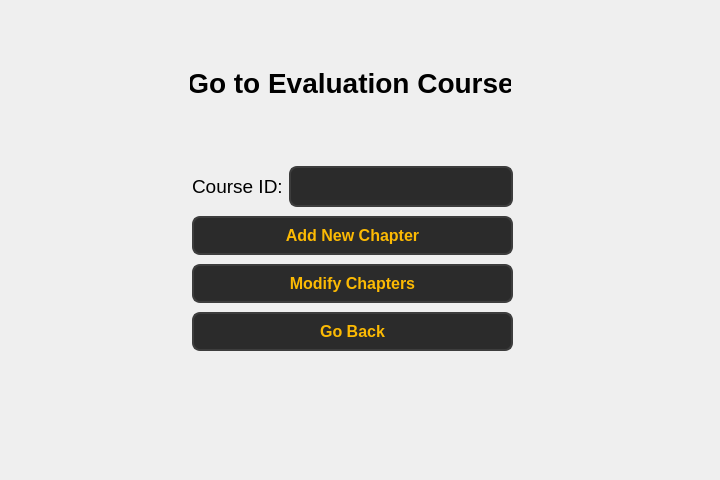
<?xml version="1.0" encoding="UTF-8"?>
<ui version="4.0">
 <class>Form</class>
 <widget class="QWidget" name="Form">
  <property name="geometry">
   <rect>
    <x>0</x>
    <y>0</y>
    <width>720</width>
    <height>480</height>
   </rect>
  </property>
  <property name="windowTitle">
   <string>Form</string>
  </property>
  <widget class="QLabel" name="label">
   <property name="geometry">
    <rect>
     <x>190</x>
     <y>62</y>
     <width>321</width>
     <height>41</height>
    </rect>
   </property>
   <property name="font">
    <font>
     <pointsize>21</pointsize>
     <bold>true</bold>
    </font>
   </property>
   <property name="text">
    <string>Go to Evaluation Course</string>
   </property>
   <property name="alignment">
    <set>Qt::AlignmentFlag::AlignCenter</set>
   </property>
  </widget>
  <widget class="QWidget" name="">
   <property name="geometry">
    <rect>
     <x>192</x>
     <y>163</y>
     <width>321</width>
     <height>191</height>
    </rect>
   </property>
   <layout class="QVBoxLayout" name="verticalLayout">
    <item>
     <layout class="QHBoxLayout" name="horizontalLayout">
      <item>
       <widget class="QLabel" name="label_4">
        <property name="font">
         <font>
          <pointsize>14</pointsize>
         </font>
        </property>
        <property name="text">
         <string>Course ID:</string>
        </property>
       </widget>
      </item>
      <item>
       <widget class="QLineEdit" name="lineEdit_3">
        <property name="styleSheet">
         <string notr="true">QLineEdit {
        background-color: #2b2b2b;  /* Dark background */
        color: #fcba03;  /* Text color */
        border: 2px solid #3d3d3d;  /* Border color */
        border-radius: 8px;  /* Rounded corners */
        padding: 8px;  /* Padding inside the input field */
        font-size: 16px;  /* Font size */
        font-weight: bold;  /* Bold font */
    }

    QLineEdit:hover {
        background-color: #3d3d3d;  /* Background when hovered */
        border: 2px solid #fcba03;  /* Border color when hovered */
    }

    QLineEdit:focus {
        background-color: #1a1a1a;  /* Background when focused */
        border: 2px solid #fcba03;  /* Border color when focused */
        color: #ffffff;  /* Text color when focused */
    }</string>
        </property>
       </widget>
      </item>
     </layout>
    </item>
    <item>
     <widget class="QPushButton" name="pushButton_4">
      <property name="styleSheet">
       <string notr="true">QPushButton {
        background-color: #2b2b2b;  
        color: #fcba03;              
        border: 2px solid #3d3d3d;      
        border-radius: 8px;          
        padding: 8px 16px;            
        font-size: 16px;            
        font-weight: bold;
    
    }

    QPushButton:hover {
        background-color: #fcba03;
		 color: #000000;
        border: 2px solid #5a5a5a;    
    }

    QPushButton:pressed {
        background-color: #1a1a1a;      
        border: 2px solid #2b2b2b;      
    }</string>
      </property>
      <property name="text">
       <string>Add New Chapter</string>
      </property>
     </widget>
    </item>
    <item>
     <widget class="QPushButton" name="pushButton_6">
      <property name="styleSheet">
       <string notr="true">QPushButton {
        background-color: #2b2b2b;  
        color: #fcba03;              
        border: 2px solid #3d3d3d;      
        border-radius: 8px;          
        padding: 8px 16px;            
        font-size: 16px;            
        font-weight: bold;
    
    }

    QPushButton:hover {
        background-color: #fcba03;
		 color: #000000;
        border: 2px solid #5a5a5a;    
    }

    QPushButton:pressed {
        background-color: #1a1a1a;      
        border: 2px solid #2b2b2b;      
    }</string>
      </property>
      <property name="text">
       <string>Modify Chapters</string>
      </property>
     </widget>
    </item>
    <item>
     <widget class="QPushButton" name="pushButton_back">
      <property name="styleSheet">
       <string notr="true">QPushButton {
        background-color: #2b2b2b;  
        color: #fcba03;              
        border: 2px solid #3d3d3d;      
        border-radius: 8px;          
        padding: 8px 16px;            
        font-size: 16px;            
        font-weight: bold;
    
    }

    QPushButton:hover {
        background-color: #fcba03;
		 color: #000000;
        border: 2px solid #5a5a5a;    
    }

    QPushButton:pressed {
        background-color: #1a1a1a;      
        border: 2px solid #2b2b2b;      
    }</string>
      </property>
      <property name="text">
       <string>Go Back</string>
      </property>
     </widget>
    </item>
   </layout>
  </widget>
 </widget>
 <resources/>
 <connections/>
</ui>
